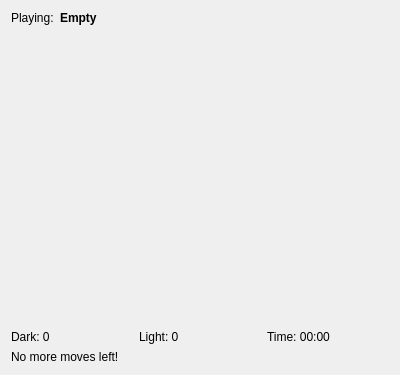
<?xml version="1.0" encoding="UTF-8"?>
<ui version="4.0">
 <class>RegularGame</class>
 <widget class="QWidget" name="RegularGame">
  <property name="geometry">
   <rect>
    <x>0</x>
    <y>0</y>
    <width>400</width>
    <height>375</height>
   </rect>
  </property>
  <property name="windowTitle">
   <string>Form</string>
  </property>
  <layout class="QGridLayout" name="gridLayout_2">
   <item row="1" column="0" colspan="2">
    <widget class="QWidget" name="gameWidget" native="true">
     <property name="sizePolicy">
      <sizepolicy hsizetype="Preferred" vsizetype="Preferred">
       <horstretch>0</horstretch>
       <verstretch>0</verstretch>
      </sizepolicy>
     </property>
     <layout class="QGridLayout" name="gridLayout_3">
      <item row="0" column="1">
       <spacer name="verticalSpacer">
        <property name="orientation">
         <enum>Qt::Vertical</enum>
        </property>
        <property name="sizeHint" stdset="0">
         <size>
          <width>20</width>
          <height>111</height>
         </size>
        </property>
       </spacer>
      </item>
      <item row="1" column="0">
       <spacer name="horizontalSpacer">
        <property name="orientation">
         <enum>Qt::Horizontal</enum>
        </property>
        <property name="sizeHint" stdset="0">
         <size>
          <width>162</width>
          <height>20</height>
         </size>
        </property>
       </spacer>
      </item>
      <item row="1" column="1">
       <layout class="QGridLayout" name="gameGrid"/>
      </item>
      <item row="1" column="2">
       <spacer name="horizontalSpacer_2">
        <property name="orientation">
         <enum>Qt::Horizontal</enum>
        </property>
        <property name="sizeHint" stdset="0">
         <size>
          <width>161</width>
          <height>20</height>
         </size>
        </property>
       </spacer>
      </item>
      <item row="2" column="1">
       <spacer name="verticalSpacer_2">
        <property name="orientation">
         <enum>Qt::Vertical</enum>
        </property>
        <property name="sizeHint" stdset="0">
         <size>
          <width>20</width>
          <height>111</height>
         </size>
        </property>
       </spacer>
      </item>
     </layout>
    </widget>
   </item>
   <item row="0" column="0" colspan="2">
    <layout class="QHBoxLayout" name="horizontalLayout">
     <item>
      <widget class="QLabel" name="label">
       <property name="text">
        <string>Playing:</string>
       </property>
      </widget>
     </item>
     <item>
      <widget class="QLabel" name="playerName">
       <property name="sizePolicy">
        <sizepolicy hsizetype="Expanding" vsizetype="Preferred">
         <horstretch>0</horstretch>
         <verstretch>0</verstretch>
        </sizepolicy>
       </property>
       <property name="font">
        <font>
         <weight>75</weight>
         <bold>true</bold>
        </font>
       </property>
       <property name="text">
        <string>Empty</string>
       </property>
      </widget>
     </item>
    </layout>
   </item>
   <item row="2" column="0" colspan="2">
    <layout class="QGridLayout" name="gridLayout">
     <item row="0" column="1">
      <widget class="QLabel" name="lightCount">
       <property name="text">
        <string>Light: 0</string>
       </property>
      </widget>
     </item>
     <item row="0" column="2">
      <widget class="QLabel" name="timerDisplay">
       <property name="text">
        <string>Time: 00:00</string>
       </property>
      </widget>
     </item>
     <item row="0" column="0">
      <widget class="QLabel" name="darkCount">
       <property name="text">
        <string>Dark: 0</string>
       </property>
      </widget>
     </item>
     <item row="1" column="0" colspan="3">
      <widget class="QLabel" name="noMoreMoves">
       <property name="text">
        <string>No more moves left!</string>
       </property>
      </widget>
     </item>
    </layout>
   </item>
  </layout>
 </widget>
 <resources/>
 <connections/>
</ui>
